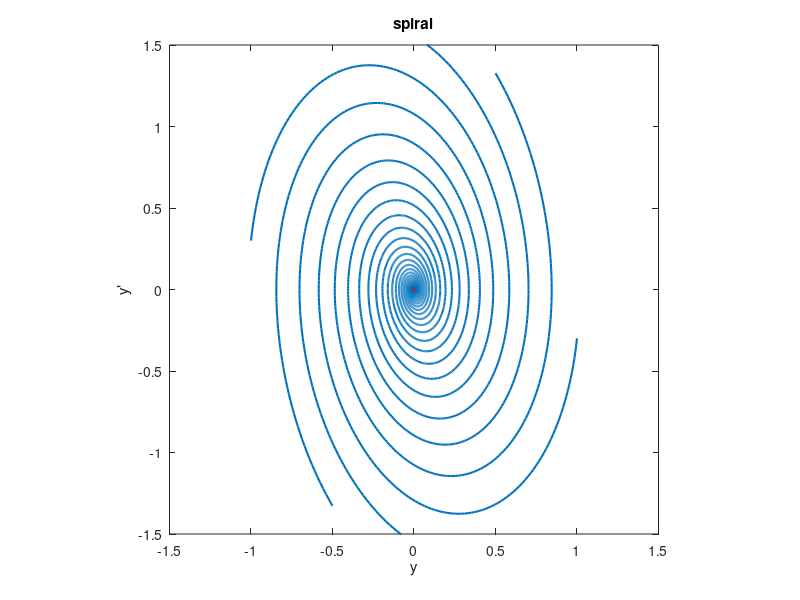

MATLAB code to generate this figure: (Note: this script raises an error after producing the figure.)

      close all
      
A = 1;  B = .6;  C = 3;
s = roots([A B C]);

plot(0,0,'r.','markersize',18)
    
% Plot trajectories
hold on
colr = get(gca,'colororder');
t = linspace(0,15,1000)';
for phi = 2*pi*(0:5)/6
    y = real(exp(s(1)*t-1i*phi));
    dydt = real(s(1)*exp(s(1)*t-1i*phi));
    plot(y,dydt,'linew',1.5,'color',colr(1,:)), hold on
end
axis([-1.5 1.5 -1.5 1.5]), axis square
title('spiral')
xlabel('y')
ylabel('y''')
	        
      if length(get(0,'children')) > 0
        set(gcf,'paperpos',[0 0 5 2.75])
        print -dsvg twoD_phase_spiral.svg
      end
      
      